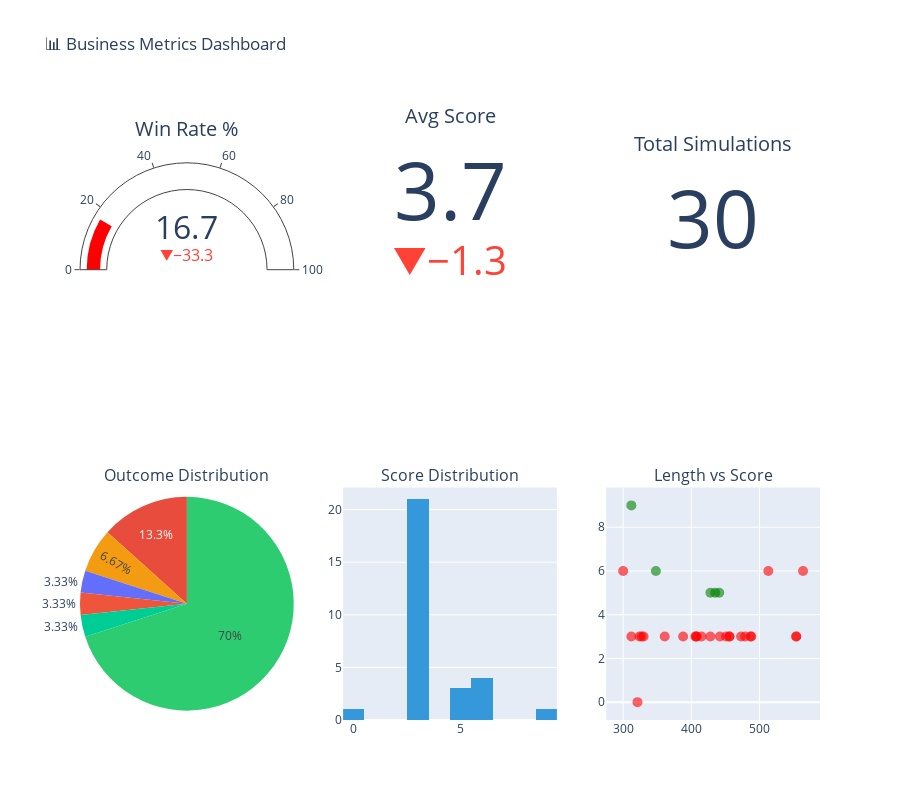

The cell this chart's notebook holds for it:
### Code cell
# Interactive KPI Dashboard
if DATA_LOADED and len(metrics_df) > 0:
    fig = make_subplots(
        rows=2, cols=3,
        specs=[
            [{'type': 'indicator'}, {'type': 'indicator'}, {'type': 'indicator'}],
            [{'type': 'pie'}, {'type': 'histogram'}, {'type': 'scatter'}]
        ],
        subplot_titles=['', '', '', 'Outcome Distribution', 'Score Distribution', 'Length vs Score']
    )

    # KPI Gauges
    win_rate = metrics_df['outcome_binary'].mean() * 100
    fig.add_trace(go.Indicator(
        mode="gauge+number+delta",
        value=win_rate,
        title={'text': "Win Rate %"},
        delta={'reference': 50},
        gauge={'axis': {'range': [0, 100]},
               'bar': {'color': 'green' if win_rate > 50 else 'red'}}
    ), row=1, col=1)

    fig.add_trace(go.Indicator(
        mode="number+delta",
        value=metrics_df['score'].mean(),
        title={'text': "Avg Score"},
        delta={'reference': 5}
    ), row=1, col=2)

    fig.add_trace(go.Indicator(
        mode="number",
        value=len(metrics_df),
        title={'text': "Total Simulations"}
    ), row=1, col=3)

    # Outcome Pie
    outcome_counts = metrics_df['outcome_label'].value_counts()
    fig.add_trace(go.Pie(
        labels=outcome_counts.index.tolist(),
        values=outcome_counts.values.tolist(),
        marker_colors=['#2ecc71', '#e74c3c', '#f39c12']
    ), row=2, col=1)

    # Score Histogram
    fig.add_trace(go.Histogram(
        x=metrics_df['score'].tolist(),
        nbinsx=10,
        marker_color='#3498db'
    ), row=2, col=2)

    # Length vs Score Scatter
    colors = ['green' if x == 1 else 'red' for x in metrics_df['outcome_binary']]
    fig.add_trace(go.Scatter(
        x=metrics_df['total_conversation_length'].tolist(),
        y=metrics_df['score'].tolist(),
        mode='markers',
        marker=dict(color=colors, size=10, opacity=0.6)
    ), row=2, col=3)

    fig.update_layout(height=800, title_text="📊 Business Metrics Dashboard", showlegend=False)
    fig.show()
else:
    print("⚠️ No data available for dashboard")

### Figure 1 — Plotly figure (JSON) as saved in the notebook; plotly's stock layout.template omitted (floating-point values rounded to 4 significant figures)
{"data": [{"delta": {"reference": 50}, "domain": {"x": [0, 0.2889], "y": [0.625, 1]}, "gauge": {"axis": {"range": [0, 100]}, "bar": {"color": "red"}}, "mode": "gauge+number+delta", "title": {"text": "Win Rate %"}, "type": "indicator", "value": 16.67}, {"delta": {"reference": 5}, "domain": {"x": [0.3556, 0.6444], "y": [0.625, 1]}, "mode": "number+delta", "title": {"text": "Avg Score"}, "type": "indicator", "value": 3.7}, {"domain": {"x": [0.7111, 1], "y": [0.625, 1]}, "mode": "number", "title": {"text": "Total Simulations"}, "type": "indicator", "value": 30}, {"domain": {"x": [0, 0.2889], "y": [0, 0.375]}, "labels": ["Pending", "Success", "Failure", "Error", "Ongoing", "Partial Success"], "marker": {"colors": ["#2ecc71", "#e74c3c", "#f39c12"]}, "type": "pie", "values": [21, 4, 2, 1, 1, 1]}, {"marker": {"color": "#3498db"}, "nbinsx": 10, "type": "histogram", "x": [3, 5, 5, 3, 0, 9, 3, 3, 3, 3, 3, 3, 3, 3, 3, 3, 3, 6, 6, 6, 6, 3, 3, 5, 3, 3, 3, 3, 3, 3], "xaxis": "x", "yaxis": "y"}, {"marker": {"color": ["red", "green", "green", "red", "red", "green", "red", "red", "red", "red", "red", "red", "red", "red", "red", "red", "red", "red", "green", "red", "red", "red", "red", "green", "red", "red", "red", "red", "red", "red"], "opacity": 0.6, "size": 10}, "mode": "markers", "type": "scatter", "x": [312, 428, 441, 456, 321, 312, 388, 473, 415, 554, 488, 479, 428, 442, 456, 327, 554, 300, 348, 513, 564, 407, 406, 435, 408, 330, 451, 487, 361, 324], "xaxis": "x2", "y": [3, 5, 5, 3, 0, 9, 3, 3, 3, 3, 3, 3, 3, 3, 3, 3, 3, 6, 6, 6, 6, 3, 3, 5, 3, 3, 3, 3, 3, 3], "yaxis": "y2"}], "layout": {"annotations": [{"font": {"size": 16}, "showarrow": false, "text": "Outcome Distribution", "x": 0.1444, "xanchor": "center", "xref": "paper", "y": 0.375, "yanchor": "bottom", "yref": "paper"}, {"font": {"size": 16}, "showarrow": false, "text": "Score Distribution", "x": 0.5, "xanchor": "center", "xref": "paper", "y": 0.375, "yanchor": "bottom", "yref": "paper"}, {"font": {"size": 16}, "showarrow": false, "text": "Length vs Score", "x": 0.8556, "xanchor": "center", "xref": "paper", "y": 0.375, "yanchor": "bottom", "yref": "paper"}], "height": 800, "showlegend": false, "title": {"text": "📊 Business Metrics Dashboard"}, "xaxis": {"anchor": "y", "domain": [0.3556, 0.6444]}, "xaxis2": {"anchor": "y2", "domain": [0.7111, 1]}, "yaxis": {"anchor": "x", "domain": [0, 0.375]}, "yaxis2": {"anchor": "x2", "domain": [0, 0.375]}}}
